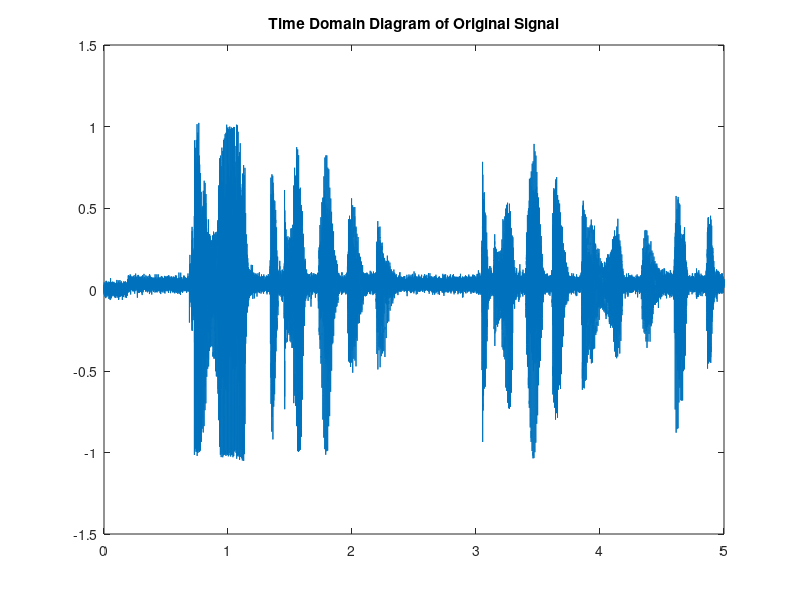

The MATLAB script that drew this image: (Note: this script raises an error after producing the figure.)
% load recording
load('Recording_noise.mat');
SampleRate=8000;
sound(Recording_noise,SampleRate);

% plot Time Domain Diagram of Original Signal
figure;
time=(0:length(Recording_noise)-1)/SampleRate;
plot(time, Recording_noise);
title("Time Domain Diagram of Original Signal")

% STFT
figure;
wlen=512;
hop=wlen/2;
h=hamming(wlen,'periodic');
nfft = max(256, 2^(ceil(log2(length(h)))));
[s, f, t] = spectrogram(Recording_noise,h,wlen-hop,nfft,SampleRate);
%imagesc(t, f, 20*log10((abs(s))));
imagesc(t, f, abs(s));
xlabel('Samples');
ylabel('Freqency');
title("Spectrogram of Original Signal")
colorbar;

% thresholding
s_denoised = s;
[r,c] = size(s);
for i = 1:r
    for k = 1:c
        if abs(s(i,k)) < 0.9
           s_denoised(i,k) = 0; 
        end
    end
end

% plot Spectrogram of Signal after thresholding
figure;
imagesc(t, f, abs(s_denoised));
xlabel('Samples');
ylabel('Freqency');
title("Spectrogram of Signal after thresholding")
colorbar;

% ISTFT of original signal
pause(5)
figure;
[x_istft, t_istft] = istft(s, h, h, hop, nfft, SampleRate);
plot(t_istft,x_istft);
title("Time Domain Diagram of Reconstructed Signal")
sound(x_istft,SampleRate);


% ISTFT of denoised signal
pause(5)
figure;
[x_istft_denoised, t_istft_denoised] = istft(s_denoised, h, h, hop, nfft, SampleRate);
plot(t_istft_denoised,x_istft_denoised);
title("Time Domain Diagram of Denoised Signal");
sound(x_istft_denoised,SampleRate);
